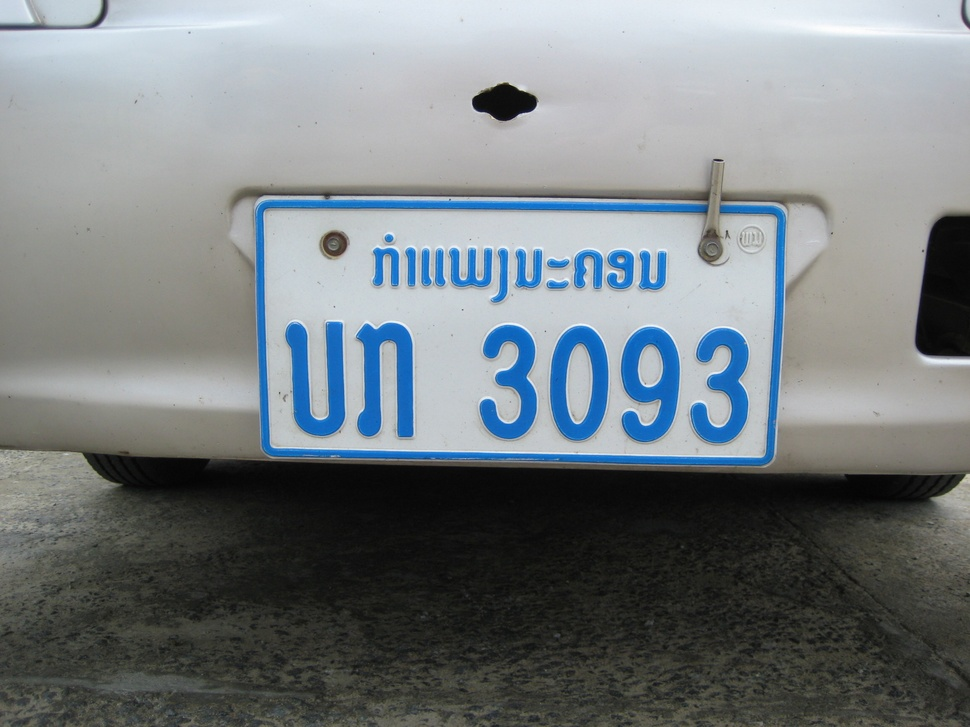
#> input picture assets/img/3093.jpg, 970 x 727 px, shrunk from 2592 x 1944 before the run, found by its file name
$ python img1_analy.py
#> lines starting #> are read from the running program, lines starting #| are printed output that depends on the picture; after the words box and inside, x2 and y2 are one past the last pixel; in counts of white or black regions, pixels touching at a corner belong together
#> further down, img is the input picture: shape (727, 970, 3); mean B, G, R 129.6, 126.4, 119.7
import cv2
import numpy as np
import matplotlib.pyplot as plt
import pytesseract
from PIL import Image, ImageGrab
pytesseract.pytesseract.tesseract_txt = r'D:\Django'
#print(pytesseract.image_to_string(r'C:\Users\Deen\Desktop\testocr\tess.png'))

def convertImage(image): #ฟังก์แปลงค่าสี
    gray = cv2.cvtColor(image,cv2.COLOR_RGB2GRAY) #แปลงภาพเป็นเกรย์สเกล
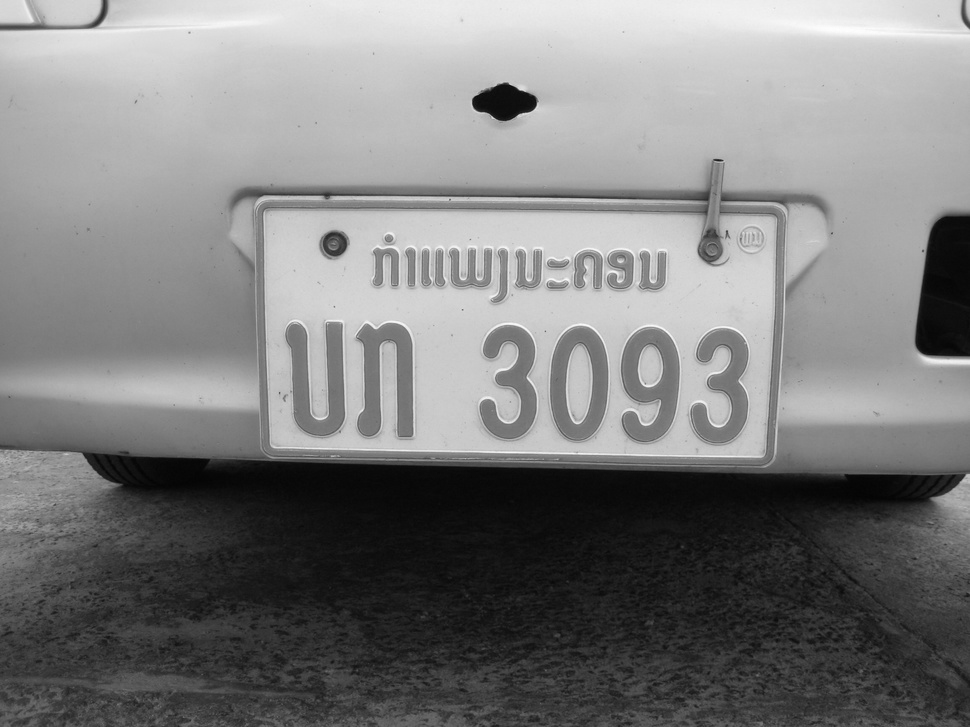
#> gray: shape (727, 970); min 3, max 254, mean 126.6
    blur = cv2.GaussianBlur(gray,(5,5),0) #การเลอภาพ
    canny = cv2.Canny(blur,100,200) #ฟังก์แปรงภาพเดป็นขาว-ดำ
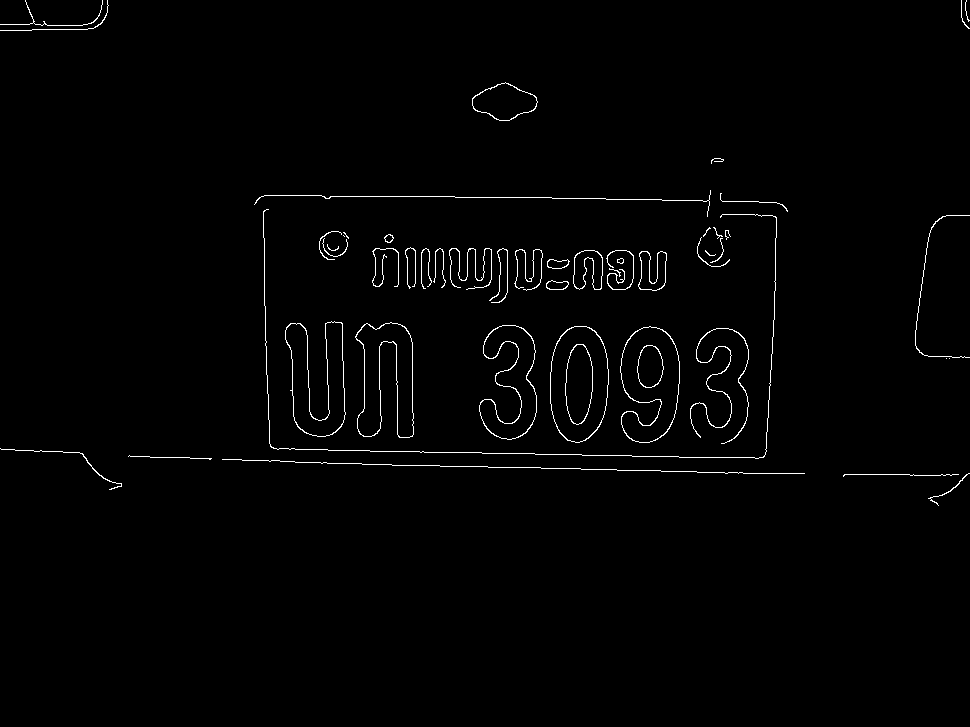
#> canny: shape (727, 970); 1.2% white in thin lines or dots, all inside (x1, y1, x2, y2) = (0, 0, 970, 506)
    return canny

img = cv2.imread("assets/img/3093.jpg") #ส่งภาพไปยังฟังก์ชั่นก่อนหน้า
processed_img = convertImage(img)
original_img = img.copy() #สร้างตัวแปรเพื่อที่จะไปตัด

contour_img = processed_img.copy() #การกอปปี้ภาพ

contours, heirarchy = cv2.findContours(contour_img,cv2.RETR_LIST,cv2.CHAIN_APPROX_SIMPLE) #contour การหาเส็นคอบ บรรทัดการหา
#> contours = 65 contours, 32 with area under 20; largest, box (x1, y1, x2, y2) and area: (550, 326, 609, 443) 5524, (550, 326, 609, 443) 5472, (620, 326, 680, 443) 4994, (620, 326, 680, 443) 4919, (355, 322, 414, 438) 3947
contours = sorted(contours, key=cv2.contourArea, reverse=True)[:10] #การ sort contour แค่ 10 ตัวที่สมบูรที่สุด
#> contours = 10 contours; largest, box (x1, y1, x2, y2) and area: (550, 326, 609, 443) 5524, (550, 326, 609, 443) 5472, (620, 326, 680, 443) 4994, (620, 326, 680, 443) 4919, (355, 322, 414, 438) 3947

for contour in contours: #การแตกcontour
    p = cv2.arcLength(contour,True)
    approx = cv2.approxPolyDP(contour,0.02*p,True) #การมองให้มันเป็นมุม

    if len(approx) == 4: #ถ้าcontour ที่แตกออกมี 4 มุมจะเข้าอีฟนี้

        x,y,w,h = cv2.boundingRect(contour) #การแตกcontour ค่าเป็น แกน x y
        license_img = original_img[y:y+h,x:x+w] #เป็นการตัดรูปที่อยู่ในกรอบ
        cv2.namedWindow("License Detected : ", cv2.WINDOW_NORMAL)
        cv2.imshow("License Detected : ",license_img) #โชว์รูปที่ถูกตัด
        cv2.drawContours(img, [contour],-1,(0,255,255),3) #การวาด contour
        gg=pytesseract.image_to_string(license_img, lang='tha+eng')
        print(gg)
#> this loop made 10 passes
#> p on passes 1 to 10: 300.6, 298.2, 394.9, 392.5, 523.6, 521.9, 513.1, 508, 472.6, 470.3

cv2.namedWindow("Image", cv2.WINDOW_NORMAL)
cv2.imshow("Image",img) #โชว์รูป
cv2.waitKey(0)

$ run again, with assets/img/1.jpg copied over assets/img/3093.jpg
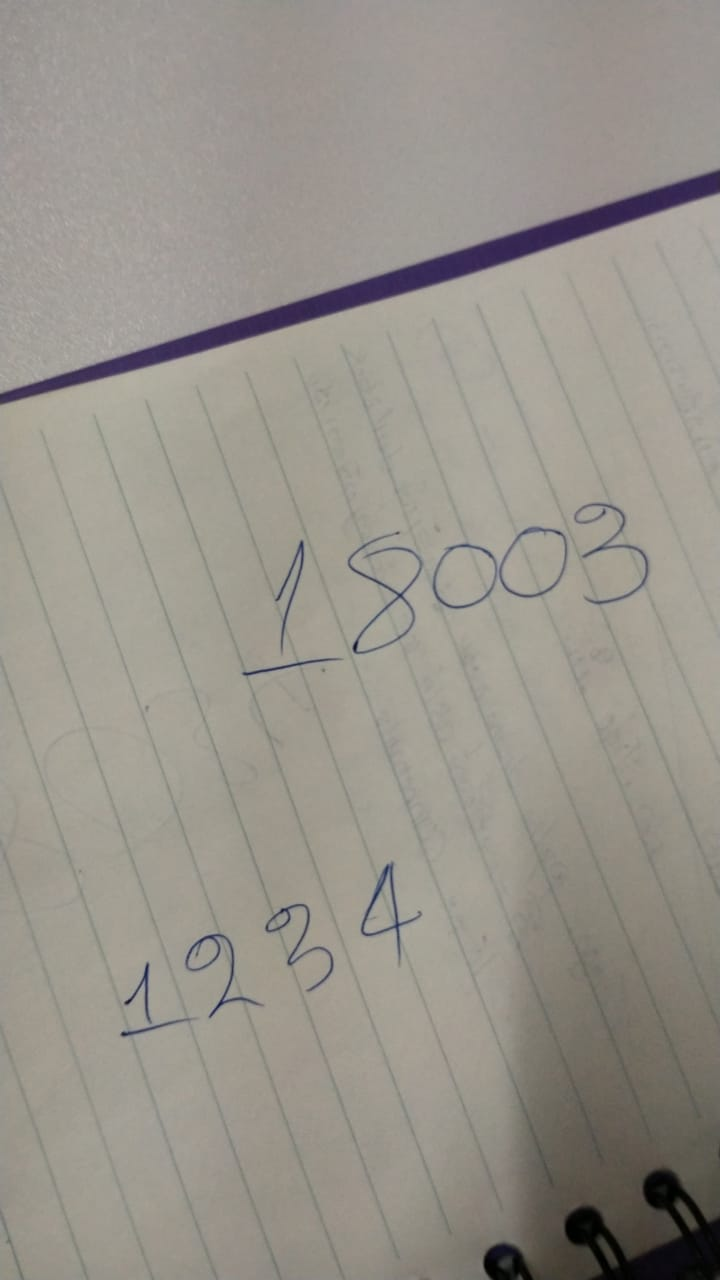
#> input picture assets/img/1.jpg, 720 x 1280 px, found by its file name
#> img is the input picture: shape (1280, 720, 3); mean B, G, R 139.4, 147.8, 152.2
#> in convertImage, `canny = cv2.Canny(blur,100,200)`:
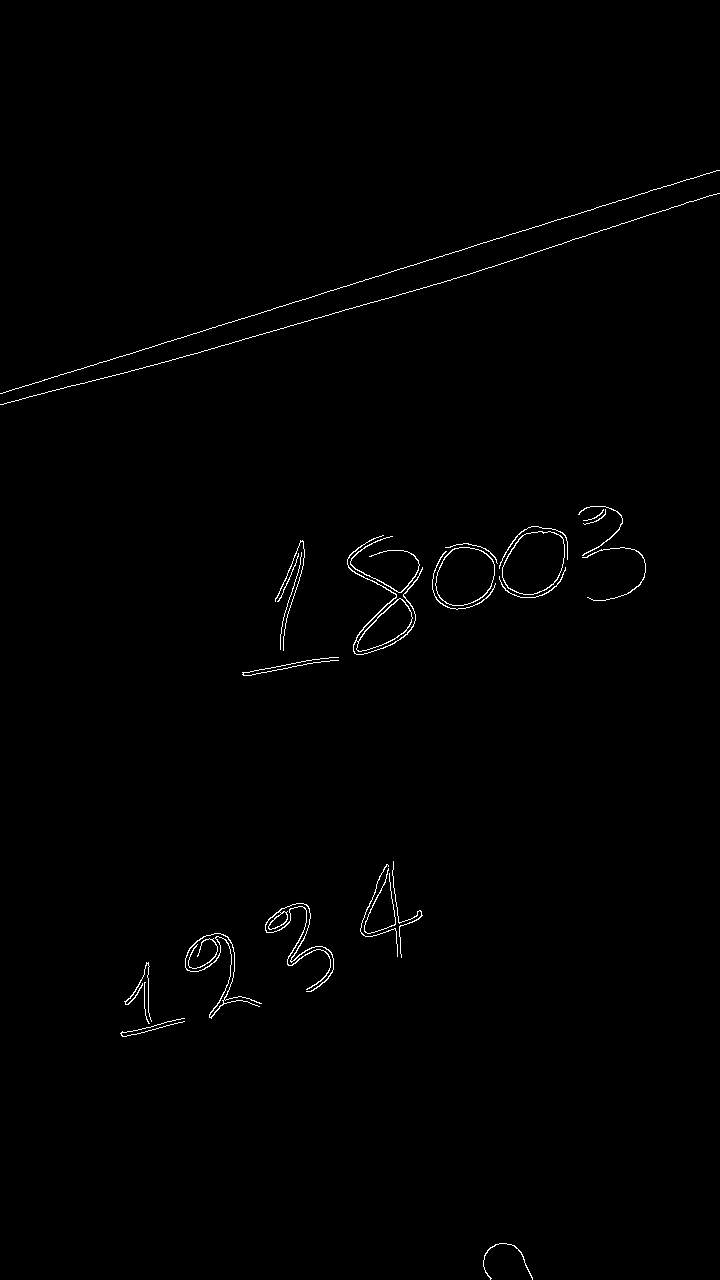
#> canny: shape (1280, 720); 0.67% white in thin lines or dots, all inside (x1, y1, x2, y2) = (0, 170, 720, 1280)
#> `contours, heirarchy = cv2.findContours(contour_img,cv2.RETR_LIST,cv2.C..`: contours = 33 contours, 14 with area under 20; largest, box (x1, y1, x2, y2) and area: (502, 531, 565, 595) 3038, (502, 531, 565, 595) 2990, (435, 547, 495, 606) 2688, (435, 547, 495, 606) 2644, (347, 535, 423, 655) 1602
#> `contours = sorted(contours, key=cv2.contourArea, reverse=True)[:10]`: contours = 10 contours; largest, box (x1, y1, x2, y2) and area: (502, 531, 565, 595) 3038, (502, 531, 565, 595) 2990, (435, 547, 495, 606) 2688, (435, 547, 495, 606) 2644, (347, 535, 423, 655) 1602
#> the loop `for contour in contours:` made 10 passes
#> p on passes 1 to 8: 212.8, 211.2, 195.9, 193.6, 849, 169.4, 491, 325.8
